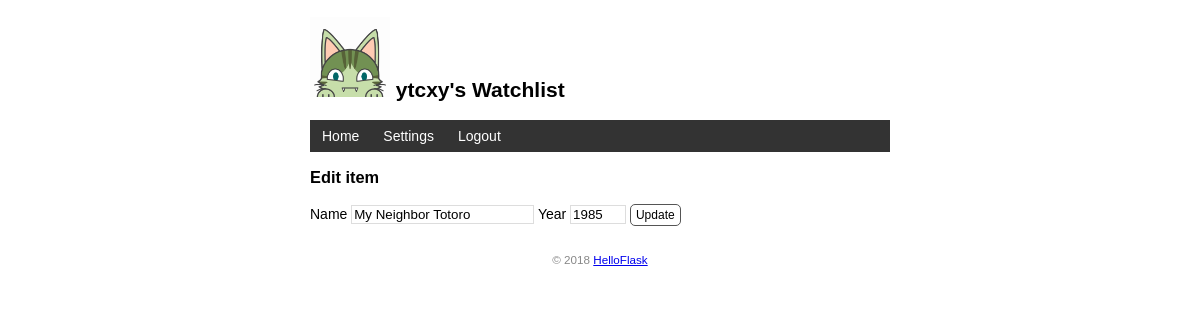
Screenshot of /movie/edit/1 (signed in) with the database file from the repository.
### app.py (models this page shows, shortened)
class User(db.Model, UserMixin):
    id = db.Column(db.Integer, primary_key=True)
    name = db.Column(db.String(20))
    username = db.Column(db.String(20))
    password_hash = db.Column(db.String(128))

class Movie(db.Model):
    id = db.Column(db.Integer, primary_key=True)
    title = db.Column(db.String(60))
    year = db.Column(db.String(4))

### app.py (the view, shortened to what this page needs)
@app.route('/movie/edit/<int:movie_id>', methods=['GET', 'POST'])
@login_required
def edit(movie_id):
    movie = Movie.query.get_or_404(movie_id)
    return render_template('edit.html', movie=movie)

### app.py (called while the page is built)
@login_manager.user_loader
def load_user(user_id):
    user = User.query.get(int(user_id))
    return user

@app.context_processor
def inject_user():
    user = User.query.first()
    return dict(user=user)

### templates/edit.html (shortened to what this page needs)
{% extends 'base.html' %}
{% block content %}
<h3>Edit item</h3>
<form method="post">
    Name <input type="text" name="title" autocomplete="off" required value="{{ movie.title }}">
    Year <input type="text" name="year" autocomplete="off" required value="{{ movie.year }}">
    <input class="btn" type="submit" name="submit" value="Update">
</form>
{% endblock %}

### templates/base.html (shortened to what this page needs)
<!DOCTYPE html>
<html lang="en">
<head>
    {% block head %}
    <link rel="stylesheet" href="{{ url_for('static', filename='style.css') }}" type="text/css">
    {% endblock %}
</head>
<body>
    <h2>
        <img alt="Avatar" class="avatar" src="{{ url_for('static', filename='images/avatar.png') }}">
        {{ user.name }}'s Watchlist
    </h2>
    <nav>
        <ul>
            <li><a href="{{ url_for('index') }}">Home</a></li>
            {% if current_user.is_authenticated %}
                <li>    <a href="{{ url_for('settings') }}">Settings</a></li>
                <li>    <a href="{{ url_for('logout') }}">Logout</a></li>
            {% else %}
                <li>    <a href="{{ url_for('login') }}">Login</a></li>
            {% endif %}
        </ul>
    </nav>
    {% block content %}{% endblock %}
    <footer>
        <small>&copy; 2018 <a href="http://helloflask.com/tutorial">HelloFlask</a></small>
    </footer>
</body>
</html>

### static/style.css (style rules this page uses)
body { margin: auto; max-width: 580px; font-size: 14px; font-family: Helvetica, Arial, sans-serif; }
.avatar { width: 80px; }
input[type=submit] { font-family: inherit; }
input[type=text] { border: 1px solid #ddd; }
input[name=year] { width: 50px; }
.btn { font-size: 12px; padding: 3px 5px; text-decoration: none; cursor: pointer; background-color: white; color: black; border: 1px solid #555555; border-radius: 5px; }
nav ul { list-style-type: none; margin: 0; padding: 0; overflow: hidden; background-color: #333; }
nav li { float: left; }
nav li a { display: block; color: white; text-align: center; padding: 8px 12px; text-decoration: none; }
footer { color: #888; margin-top: 15px; text-align: center; padding: 10px; }

### rows the page displays
User: name "ytcxy"
Movie: title "My Neighbor Totoro", year "1985"
